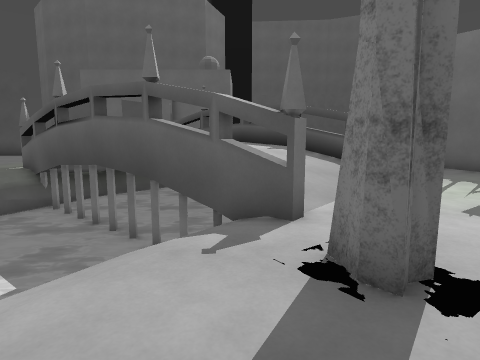
[1] (above)

18 first-person views from a walk through a level from a Godot 3-D game. The camera is 1.4 m above the floor, tilts 8° down and sees 75° across. The floor is counted in squares, 1 m on a side. Each view is taken from the middle of a square. On the plan, view 1 faces up. The plan holds only what a view shows up to about 14 squares ahead; the rest is blank. The place goes on beyond the plan. Some surface patterns are stand-ins.

[2]
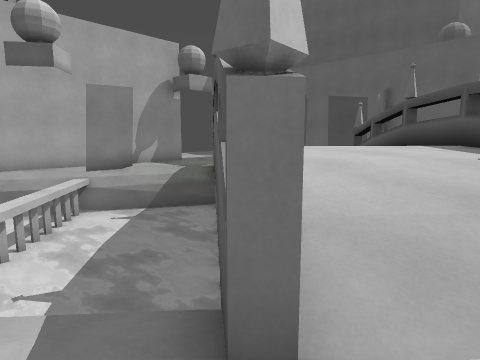

[3]
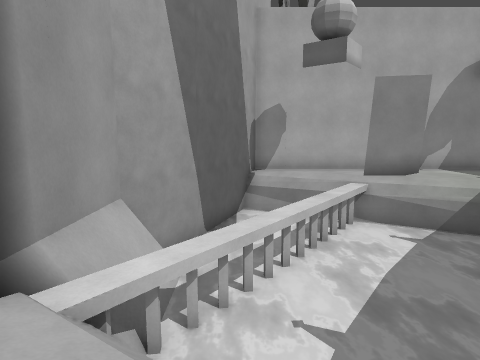

[4]
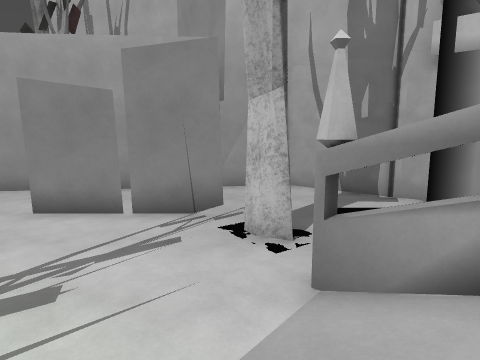

[5]
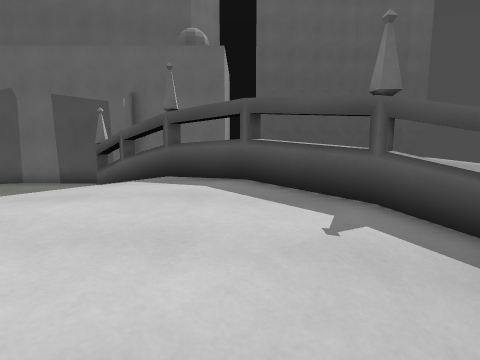

[6]
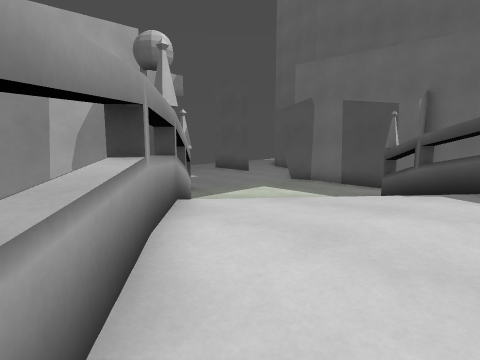

[7]
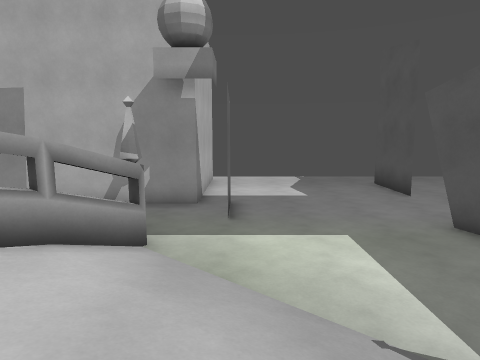

[8]
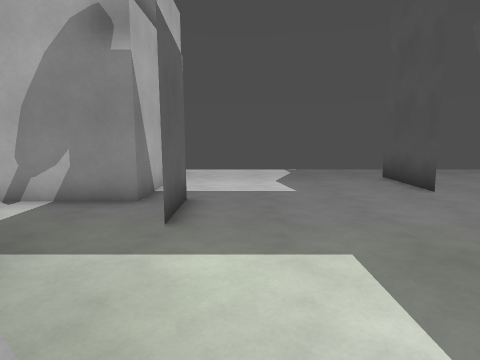

[9]
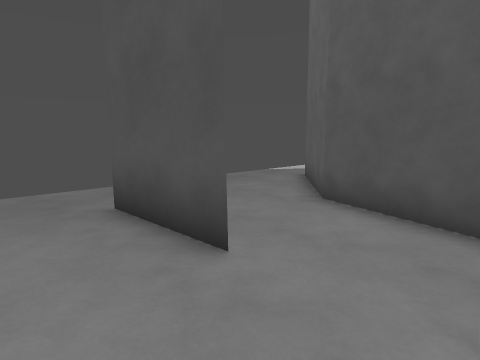

[10]
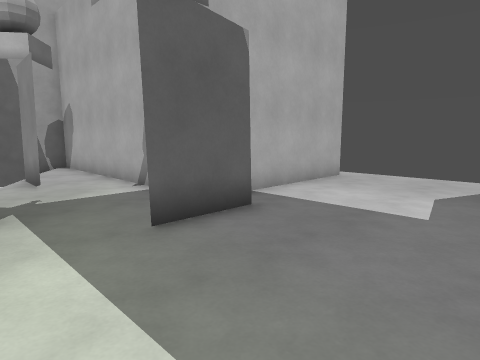

[11]
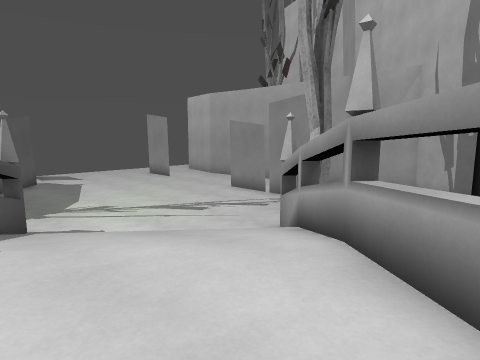

[12]
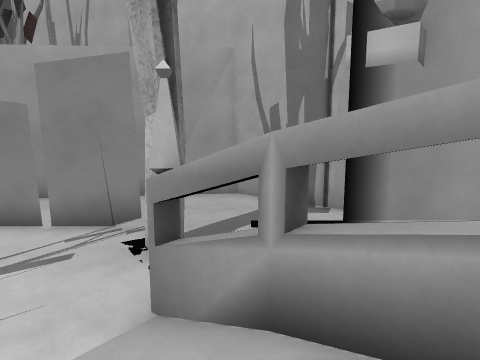

[13]
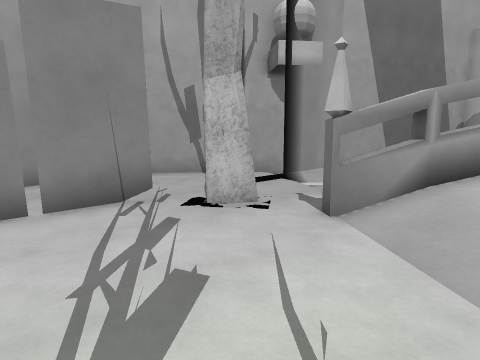

[14]
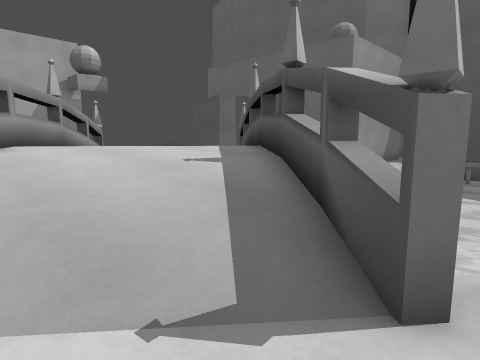

[15]
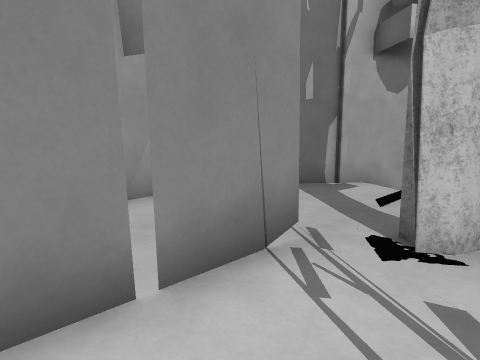

[16]
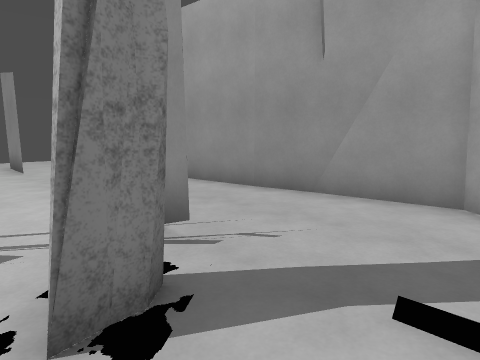

[17]
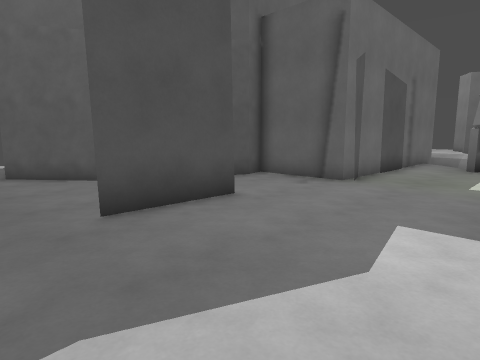

[18]
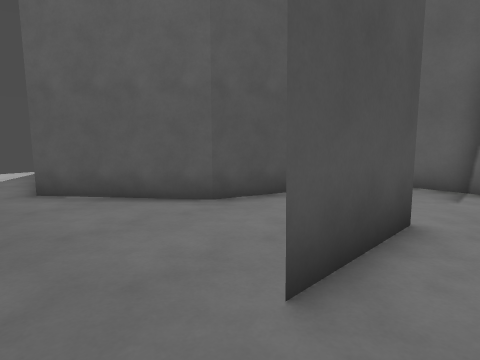

### Floor plan
Key: @ floor where view 1 was taken; # wall or solid block; x gap in a wall; . main floor; : floor 1 m higher than the main floor; + floor 1.25 m higher than the main floor; / step, stairs or slope; = window, fence, low wall or low ledge; ≈ water the walk keeps out of; v drop or lower ground; T tree.
Columns run from 20 left of view 1 to 6 right of it. Each row starts with its distance up from view 1.
 31 ..
 30 ..#
 29 ..##
 28 ...##
 27 ....##
 26 .....####
 25 ........###             ≈
 24 ..........#             ≈
 23 ..........#             ≈
 22 ..####.. #########      ≈
 21 ...............         ≈
 20 .................       ≈≈
 19 ...............##       ≈≈
 18 ............... ##      ≈≈
 17 ..............// /#      ≈
 16 .......##..../// /:=     ≈
 15 ............//// :::#    ≈
 14 .######....#////:::::=≈
 13       #....=#//:::::::##
 12       #..../x=/:::::::/##/.
 11       #..../≈≈#::+:::///##.
 10       #..#/≈≈≈≈=:::://///..
  9       #..#v≈≈≈≈≈##::////...
  8       #...≈≈≈≈≈≈≈≈#/////...
  7       #.. ≈≈≈≈≈≈≈≈≈=///....
  6       #./≈≈≈≈≈≈≈≈≈≈≈#/.....
  5       #.v≈ ≈≈≈≈≈≈≈ /##.....
  4        #≈≈≈ ≈≈≈≈≈ //.......
  3           ≈≈≈≈≈≈≈≈/..TT....
  2             ≈≈≈v#v/........
  1                ≈v/.....##x#
  0                 ##..@......
 -1                   #........
 -2                    #.....##
 -3                    #######

Positions as (right, up) in squares from view 1, and headings:
1: (0, 0), facing up
2: (2, 4), facing up-left
3: (0, 4), facing left
4: (2, 9), facing down
5: (0, 8), facing up
6: (-1, 8), facing up-left
7: (-3, 16), facing left
8: (-6, 17), facing left
9: (-12, 20), facing up-left
10: (-9, 20), facing down-left
11: (-4, 12), facing down-right
12: (0, 9), facing down
13: (6, 8), facing down-left
14: (6, 8), facing up-left
15: (6, 4), facing down-left
16: (-1, 4), facing down-right
17: (-20, 17), facing up-right
18: (-20, 21), facing up-right
